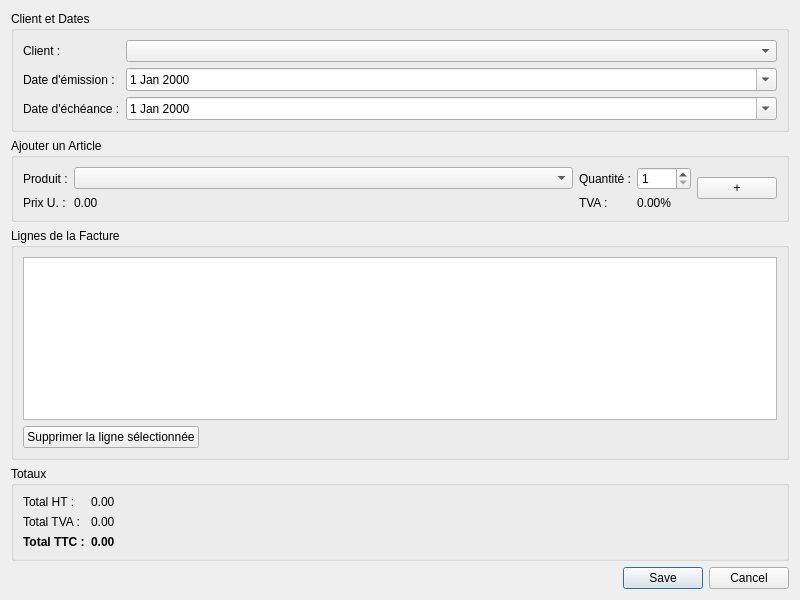
<?xml version="1.0" encoding="UTF-8"?>
<ui version="4.0">
 <class>InvoiceEditorDialog</class>
 <widget class="QDialog" name="InvoiceEditorDialog">
  <property name="geometry">
   <rect>
    <x>0</x>
    <y>0</y>
    <width>800</width>
    <height>600</height>
   </rect>
  </property>
  <property name="windowTitle">
   <string>Éditeur de Facture</string>
  </property>
  <layout class="QVBoxLayout" name="verticalLayout">
   <item>
    <widget class="QGroupBox" name="client_groupbox">
     <property name="title">
      <string>Client et Dates</string>
     </property>
     <layout class="QFormLayout" name="formLayout">
      <item row="0" column="0">
       <widget class="QLabel" name="client_label">
        <property name="text">
         <string>Client :</string>
        </property>
       </widget>
      </item>
      <item row="0" column="1">
       <widget class="QComboBox" name="client_combobox"/>
      </item>
      <item row="1" column="0">
       <widget class="QLabel" name="issue_date_label">
        <property name="text">
         <string>Date d'émission :</string>
        </property>
       </widget>
      </item>
      <item row="1" column="1">
       <widget class="QDateEdit" name="issue_date_edit">
        <property name="calendarPopup">
         <bool>true</bool>
        </property>
       </widget>
      </item>
      <item row="2" column="0">
       <widget class="QLabel" name="due_date_label">
        <property name="text">
         <string>Date d'échéance :</string>
        </property>
       </widget>
      </item>
      <item row="2" column="1">
       <widget class="QDateEdit" name="due_date_edit">
        <property name="calendarPopup">
         <bool>true</bool>
        </property>
       </widget>
      </item>
     </layout>
    </widget>
   </item>
   <item>
    <widget class="QGroupBox" name="add_item_groupbox">
     <property name="title">
      <string>Ajouter un Article</string>
     </property>
     <layout class="QGridLayout" name="gridLayout">
      <item row="0" column="0">
       <widget class="QLabel" name="product_select_label">
        <property name="text">
         <string>Produit :</string>
        </property>
       </widget>
      </item>
      <item row="0" column="1">
       <widget class="QComboBox" name="product_combobox">
        <property name="sizePolicy">
         <sizepolicy hsizetype="Expanding" vsizetype="Fixed">
          <horstretch>0</horstretch>
          <verstretch>0</verstretch>
         </sizepolicy>
        </property>
       </widget>
      </item>
      <item row="0" column="2">
       <widget class="QLabel" name="quantity_label">
        <property name="text">
         <string>Quantité :</string>
        </property>
       </widget>
      </item>
      <item row="0" column="3">
       <widget class="QSpinBox" name="quantity_spinbox">
        <property name="minimum">
         <number>1</number>
        </property>
        <property name="maximum">
         <number>9999</number>
        </property>
       </widget>
      </item>
      <item row="1" column="0">
       <widget class="QLabel" name="price_label">
        <property name="text">
         <string>Prix U. :</string>
        </property>
       </widget>
      </item>
      <item row="1" column="1">
       <widget class="QLabel" name="price_value">
        <property name="text">
         <string>0.00</string>
        </property>
       </widget>
      </item>
      <item row="1" column="2">
       <widget class="QLabel" name="tax_rate_label">
        <property name="text">
         <string>TVA :</string>
        </property>
       </widget>
      </item>
      <item row="1" column="3">
       <widget class="QLabel" name="tax_rate_value">
        <property name="text">
         <string>0.00%</string>
        </property>
       </widget>
      </item>
      <item row="0" column="4" rowspan="2">
       <widget class="QPushButton" name="add_item_button">
        <property name="text">
         <string>+</string>
        </property>
        <property name="iconSize">
         <size>
          <width>24</width>
          <height>24</height>
         </size>
        </property>
       </widget>
      </item>
     </layout>
    </widget>
   </item>
   <item>
    <widget class="QGroupBox" name="items_groupbox">
     <property name="title">
      <string>Lignes de la Facture</string>
     </property>
     <layout class="QVBoxLayout" name="verticalLayout_2">
      <item>
       <widget class="QTableView" name="items_table_view"/>
      </item>
      <item>
       <layout class="QHBoxLayout" name="horizontalLayout">
        <item>
         <widget class="QPushButton" name="remove_item_button">
          <property name="text">
           <string>Supprimer la ligne sélectionnée</string>
          </property>
         </widget>
        </item>
        <item>
         <spacer name="horizontalSpacer">
          <property name="orientation">
           <enum>Qt::Horizontal</enum>
          </property>
          <property name="sizeHint" stdset="0">
           <size>
            <width>40</width>
            <height>20</height>
           </size>
          </property>
         </spacer>
        </item>
       </layout>
      </item>
     </layout>
    </widget>
   </item>
   <item>
    <widget class="QGroupBox" name="totals_groupbox">
     <property name="title">
      <string>Totaux</string>
     </property>
     <layout class="QFormLayout" name="formLayout_2">
      <item row="0" column="0">
       <widget class="QLabel" name="total_ht_label">
        <property name="text">
         <string>Total HT :</string>
        </property>
       </widget>
      </item>
      <item row="0" column="1">
       <widget class="QLabel" name="total_ht_value">
        <property name="text">
         <string>0.00</string>
        </property>
       </widget>
      </item>
      <item row="1" column="0">
       <widget class="QLabel" name="total_tax_label">
        <property name="text">
         <string>Total TVA :</string>
        </property>
       </widget>
      </item>
      <item row="1" column="1">
       <widget class="QLabel" name="total_tax_value">
        <property name="text">
         <string>0.00</string>
        </property>
       </widget>
      </item>
      <item row="2" column="0">
       <widget class="QLabel" name="total_ttc_label">
        <property name="font">
         <font>
          <weight>75</weight>
          <bold>true</bold>
         </font>
        </property>
        <property name="text">
         <string>Total TTC :</string>
        </property>
       </widget>
      </item>
      <item row="2" column="1">
       <widget class="QLabel" name="total_ttc_value">
        <property name="font">
         <font>
          <weight>75</weight>
          <bold>true</bold>
         </font>
        </property>
        <property name="text">
         <string>0.00</string>
        </property>
       </widget>
      </item>
     </layout>
    </widget>
   </item>
   <item>
    <widget class="QDialogButtonBox" name="button_box">
     <property name="standardButtons">
      <set>QDialogButtonBox::Cancel|QDialogButtonBox::Save</set>
     </property>
    </widget>
   </item>
  </layout>
 </widget>
 <resources/>
 <connections/>
</ui>
